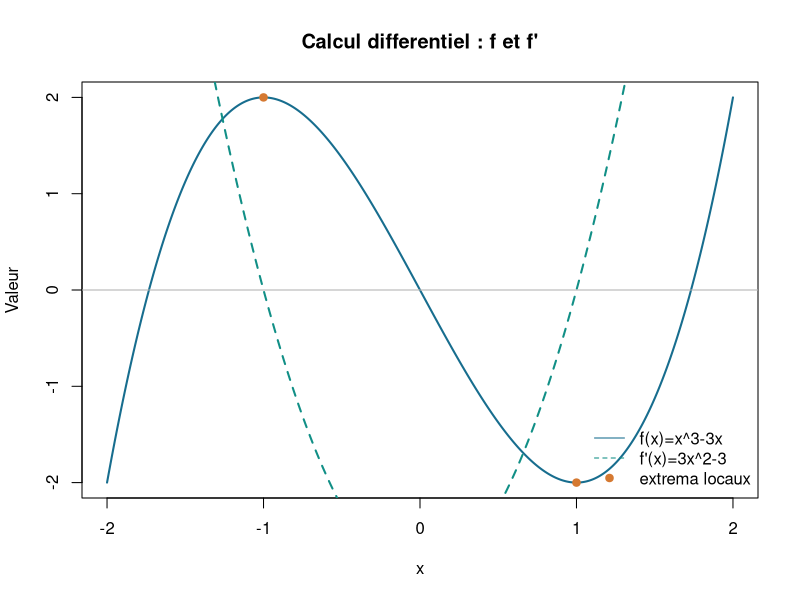

The R source for this figure:
# TP 1 - Chapitre 2 - Analyse L1 tronc commun (2MTH1 0101)
# Enseignant : M. Bakary TRAORE - Universite de N'Zerekore
# Execution : source("TP1_Calcul_differentiel.R") ; aucun package requis.

f <- function(x) x^3 - 3*x
fprime <- function(x) 3*x^2 - 3
fseconde <- function(x) 6*x
d_centre <- function(x, h) (f(x + h) - f(x - h)) / (2*h)

# Derivee numerique au point 0.5, avec comparaison a la valeur analytique.
h <- c(0.5, 0.1, 0.01)
comparaison <- data.frame(
  x = 0.5, h = h,
  derivee_numerique = vapply(h, function(pas) d_centre(0.5, pas), numeric(1)),
  derivee_exacte = fprime(0.5)
)
comparaison$erreur_absolue <- abs(comparaison$derivee_numerique - comparaison$derivee_exacte)
print(comparaison, row.names = FALSE)

# Graphe des fonctions et extrema analytiques (graphique dans le panneau R).
x <- seq(-2, 2, length.out = 401)
plot(x, f(x), type = "l", lwd = 2, col = "#176D8E",
     xlab = "x", ylab = "Valeur", main = "Calcul differentiel : f et f'")
lines(x, fprime(x), lwd = 2, col = "#118F86", lty = 2)
abline(h = 0, col = "gray70")
points(c(-1, 1), f(c(-1, 1)), pch = 19, col = "#D57931")
legend("bottomright", legend = c("f(x)=x^3-3x", "f'(x)=3x^2-3", "extrema locaux"),
       col = c("#176D8E", "#118F86", "#D57931"),
       lty = c(1, 2, NA), pch = c(NA, NA, 19), bty = "n")

# Developpement limite d'ordre 2 en a=1.
h_taylor <- c(0.2, 0.1, 0.05)
p2 <- function(h) -2 + 3*h^2
approximation <- data.frame(
  h = h_taylor,
  valeur_exacte = f(1 + h_taylor),
  taylor_ordre_2 = p2(h_taylor)
)
approximation$erreur_absolue <- abs(approximation$valeur_exacte - approximation$taylor_ordre_2)
approximation$erreur_sur_h_cube <- approximation$erreur_absolue / abs(h_taylor)^3
print(approximation, row.names = FALSE)

# A discuter : ici l'erreur est exactement |h|^3 ; le resultat vient du polynome choisi.
